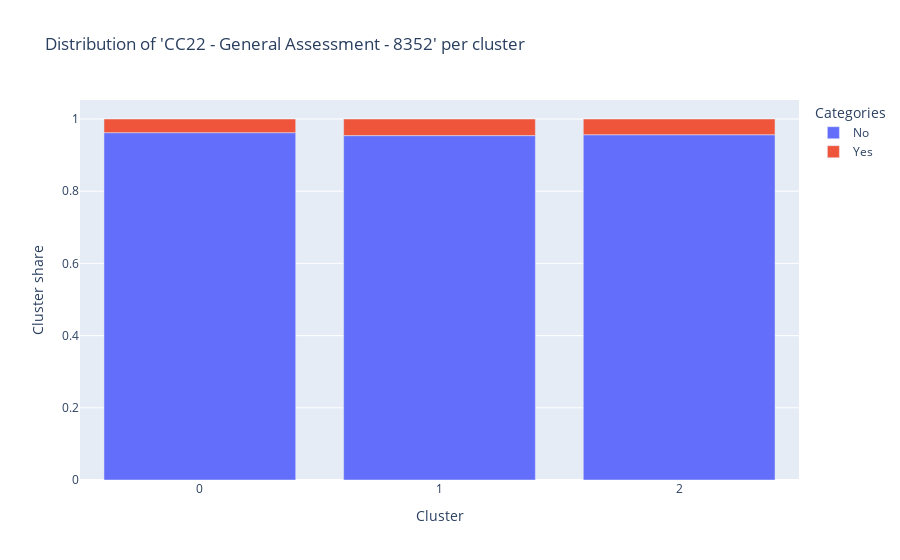

Notebook code cell kept with this figure:
### Code cell
show_complaint_distribution_per_cluster(complaint).show()

### Figure 1 — Plotly figure (JSON) as saved in the notebook; plotly's stock layout.template omitted (floating-point values rounded to 4 significant figures)
{"data": [{"alignmentgroup": "True", "hovertemplate": "Categories=No<br>Cluster=%{x}<br>Cluster share=%{y}<extra></extra>", "legendgroup": "No", "marker": {"color": "#636efa", "pattern": {"shape": ""}}, "name": "No", "offsetgroup": "No", "orientation": "v", "showlegend": true, "textposition": "auto", "type": "bar", "x": ["0", "1", "2"], "xaxis": "x", "y": [0.9622, 0.954, 0.9564], "yaxis": "y"}, {"alignmentgroup": "True", "hovertemplate": "Categories=Yes<br>Cluster=%{x}<br>Cluster share=%{y}<extra></extra>", "legendgroup": "Yes", "marker": {"color": "#EF553B", "pattern": {"shape": ""}}, "name": "Yes", "offsetgroup": "Yes", "orientation": "v", "showlegend": true, "textposition": "auto", "type": "bar", "x": ["0", "1", "2"], "xaxis": "x", "y": [0.03784, 0.04601, 0.04357], "yaxis": "y"}], "layout": {"barmode": "relative", "legend": {"title": {"text": "Categories"}, "tracegroupgap": 0}, "title": {"text": "Distribution of 'CC22 - General Assessment - 8352' per cluster"}, "xaxis": {"anchor": "y", "domain": [0, 1], "title": {"text": "Cluster"}}, "yaxis": {"anchor": "x", "domain": [0, 1], "title": {"text": "Cluster share"}}}}
